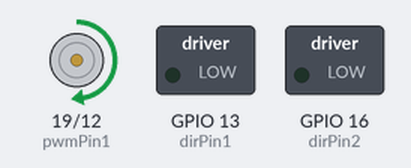
The program below on a simulated Raspberry Pi (BCM pin numbers). On the bench: motor-driver pin pairs drawn as motors (green arrow = first pin HIGH = forward, orange = second pin HIGH = backward, longer = more drive), switched loads named in the program (green lamp = pin HIGH). At 12.0 s the program stops and its outputs stay as they are.

Above: at 1.0 s.
At 3.0 s:
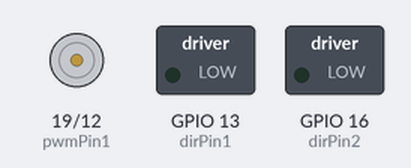
Timing chart, 0 to 5.2 s (numbered marks = the images above):
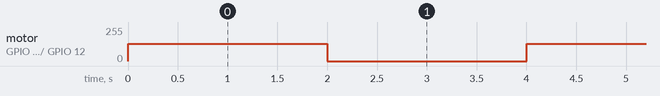

The program:

aiot_dc_motors.py
```python
import RPi.GPIO as IO
import time

class AiotDcMotors():
	def __init__(self):
		# pin assign
		self.pwmPin1 = 19
		self.dirPin1 = 13
		self.pwmPin2 = 12
		self.dirPin2 = 16
		# RPi GPIO setting
		IO.setwarnings(False)
		IO.setmode(IO.BCM)
		IO.setup(self.pwmPin1, IO.OUT)
		IO.setup(self.dirPin1, IO.OUT)
		IO.setup(self.pwmPin2, IO.OUT)
		IO.setup(self.dirPin2, IO.OUT)
		# L9110 control direction pin set low
		IO.output(self.dirPin1, False)
		IO.output(self.dirPin2, False)
		# PWM object for M1
		self.m1_pwm = IO.PWM(self.pwmPin1, 100)
		self.m1_pwm.start(0)
		# PWM object for M2
		self.m2_pwm = IO.PWM(self.pwmPin2, 100)
		self.m2_pwm.start(0)

	def move_forward(self, motor, speed):
		if speed > 100:
			speed = 100
		if motor == 1:
			self.m1_pwm.ChangeDutyCycle(int(speed))
		elif motor == 2:
			self.m2_pwm.ChangeDutyCycle(int(speed))
		else:
			print("motor number -> M1: 1 M2: 2")

	def stop(self, motor):
		if motor == 1:
			self.m1_pwm.ChangeDutyCycle(0)
		elif motor == 2:
			self.m2_pwm.ChangeDutyCycle(0)
		else:
			print("motor number -> M1: 1 M2: 2")

	def release(self):
		IO.output(self.dirPin1, False) 	# releasing pins
		IO.output(self.pwmPin1, False)
		IO.output(self.dirPin2, False)
		IO.output(self.pwmPin2, False)
		IO.cleanup()

if __name__ == '__main__':
	aiot_motors = AiotDcMotors()
	for a in range(3):
		aiot_motors.move_forward(1, 50)
		time.sleep(2)
		aiot_motors.stop(1)
		time.sleep(2)
	aiot_motors.release()
```

Measured:
- by itself, motor on GPIO 19 (pwmPin1) / GPIO 12 (pwmPin2): alternates forward 128/255 for 2.0 s and stopped for 2.0 s, 6 changes in all, then stays stopped
